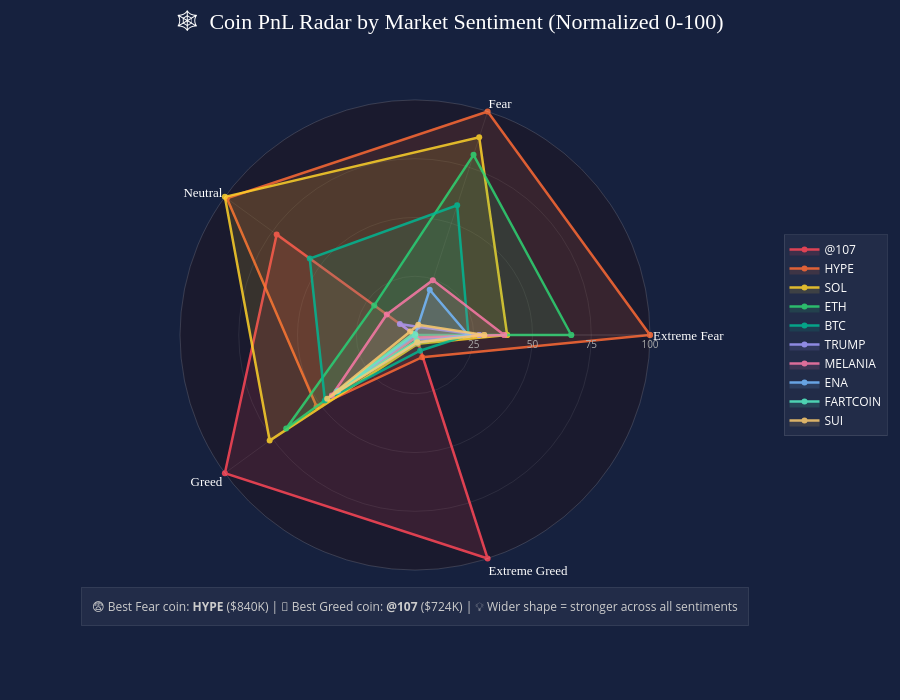

Notebook code for this chart:
### Code cell
# Radar/Spider chart showing each coin's PnL strength across all 5 sentiments


import plotly.graph_objects as go
import numpy as np

order = ['Extreme Fear', 'Fear', 'Neutral', 'Greed', 'Extreme Greed']

def normalize(series):
    min_val = series.min()
    max_val = series.max()
    if max_val == min_val:
        return series * 0
    return (series - min_val) / (max_val - min_val) * 100

top_coins_radar = top_coins.copy().reset_index(drop=True)
for col in order:
    top_coins_radar[col + '_norm'] = normalize(top_coins_radar[col])

# Define colors as proper rgba pairs — (line color, fill color)
color_pairs = [
    ('rgb(255,71,87)',    'rgba(255,71,87,0.15)'),
    ('rgb(255,107,53)',   'rgba(255,107,53,0.15)'),
    ('rgb(255,211,42)',   'rgba(255,211,42,0.15)'),
    ('rgb(46,213,115)',   'rgba(46,213,115,0.15)'),
    ('rgb(0,184,148)',    'rgba(0,184,148,0.15)'),
    ('rgb(162,155,254)',  'rgba(162,155,254,0.15)'),
    ('rgb(253,121,168)',  'rgba(253,121,168,0.15)'),
    ('rgb(116,185,255)',  'rgba(116,185,255,0.15)'),
    ('rgb(85,239,196)',   'rgba(85,239,196,0.15)'),
    ('rgb(253,203,110)',  'rgba(253,203,110,0.15)')
]

fig = go.Figure()

for i, row in top_coins_radar.iterrows():
    norm_vals = [row[col + '_norm'] for col in order]
    norm_vals_closed = norm_vals + [norm_vals[0]]
    categories_closed = order + [order[0]]

    raw_vals = [row[col] for col in order]
    raw_vals_closed = raw_vals + [raw_vals[0]]

    hover_texts = []
    for cat, raw in zip(categories_closed, raw_vals_closed):
        if abs(raw) >= 1e6:
            hover_texts.append(f'{cat}: ${raw/1e6:.2f}M')
        elif abs(raw) >= 1e3:
            hover_texts.append(f'{cat}: ${raw/1e3:.1f}K')
        else:
            hover_texts.append(f'{cat}: ${raw:.0f}')

    line_color, fill_color = color_pairs[i % len(color_pairs)]

    fig.add_trace(go.Scatterpolar(
        r=norm_vals_closed,
        theta=categories_closed,
        fill='toself',
        fillcolor=fill_color,
        line=dict(color=line_color, width=2.5),
        name=str(row['coin']),
        text=hover_texts,
        hovertemplate='<b>' + str(row['coin']) + '</b><br>%{text}<extra></extra>',
        opacity=0.85
    ))

# Dynamic insight
best_fear_coin = top_coins.loc[top_coins['Fear'].idxmax(), 'coin']
best_greed_coin = top_coins.loc[top_coins['Greed'].idxmax(), 'coin']
best_fear_val = top_coins['Fear'].max()
best_greed_val = top_coins['Greed'].max()

insight_text = (
    f'😨 Best Fear coin: <b>{best_fear_coin}</b> (${best_fear_val/1e3:.0f}K) | '
    f'🤑 Best Greed coin: <b>{best_greed_coin}</b> (${best_greed_val/1e3:.0f}K) | '
    f'💡 Wider shape = stronger across all sentiments'
)

fig.update_layout(
    polar=dict(
        bgcolor='#1a1a2e',
        radialaxis=dict(
            visible=True,
            range=[0, 100],
            tickfont=dict(color='#aaa', size=10),
            gridcolor='rgba(255,255,255,0.08)',
            linecolor='rgba(255,255,255,0.08)',
            tickvals=[25, 50, 75, 100],
            ticktext=['25', '50', '75', '100']
        ),
        angularaxis=dict(
            tickfont=dict(size=13, color='white', family='Arial Black'),
            gridcolor='rgba(255,255,255,0.08)',
            linecolor='rgba(255,255,255,0.15)'
        )
    ),
    title=dict(
        text='🕸️  Coin PnL Radar by Market Sentiment (Normalized 0-100)',
        font=dict(size=22, family='Arial Black', color='white'),
        x=0.5, xanchor='center', y=0.98
    ),
    paper_bgcolor='#16213e',
    height=700,
    margin=dict(t=100, b=130, l=80, r=80),
    legend=dict(
        font=dict(color='white', size=12),
        bgcolor='rgba(255,255,255,0.05)',
        bordercolor='rgba(255,255,255,0.1)',
        borderwidth=1,
        x=1.05, y=0.5
    ),
    hoverlabel=dict(
        bgcolor='#0f3460',
        font_size=13,
        font_color='white',
        bordercolor='rgba(255,255,255,0.2)'
    ),
    annotations=[
        dict(
            text=insight_text,
            xref='paper', yref='paper',
            x=0.5, y=-0.12,
            showarrow=False,
            font=dict(size=12, color='#ccc'),
            xanchor='center',
            bgcolor='rgba(255,255,255,0.05)',
            bordercolor='rgba(255,255,255,0.1)',
            borderwidth=1, borderpad=10
        )
    ]
)

fig.show()
fig.write_html('chart7_coin_radar.html')

### Figure 1 — Plotly figure (JSON) as saved in the notebook; plotly's stock layout.template omitted (floating-point values rounded to 4 significant figures)
{"data": [{"fill": "toself", "fillcolor": "rgba(255,71,87,0.15)", "hovertemplate": "<b>@107</b><br>%{text}<extra></extra>", "line": {"color": "rgb(255,71,87)", "width": 2.5}, "name": "@107", "opacity": 0.85, "r": [0.311, 0, 72.76, 100, 100, 0.311], "text": ["Extreme Fear: $-136.1K", "Fear: $-12.5K", "Neutral: $219.6K", "Greed: $724.3K", "Extreme Greed: $1.99M", "Extreme Fear: $-136.1K"], "theta": ["Extreme Fear", "Fear", "Neutral", "Greed", "Extreme Greed", "Extreme Fear"], "type": "scatterpolar"}, {"fill": "toself", "fillcolor": "rgba(255,107,53,0.15)", "hovertemplate": "<b>HYPE</b><br>%{text}<extra></extra>", "line": {"color": "rgb(255,107,53)", "width": 2.5}, "name": "HYPE", "opacity": 0.85, "r": [100, 100, 98.94, 51.78, 9.933, 100], "text": ["Extreme Fear: $482.1K", "Fear: $840.3K", "Neutral: $300.1K", "Greed: $166.3K", "Extreme Greed: $159.7K", "Extreme Fear: $482.1K"], "theta": ["Extreme Fear", "Fear", "Neutral", "Greed", "Extreme Greed", "Extreme Fear"], "type": "scatterpolar"}, {"fill": "toself", "fillcolor": "rgba(255,211,42,0.15)", "hovertemplate": "<b>SOL</b><br>%{text}<extra></extra>", "line": {"color": "rgb(255,211,42)", "width": 2.5}, "name": "SOL", "opacity": 0.85, "r": [39.22, 88.43, 100, 76.44, 3.926, 39.22], "text": ["Extreme Fear: $105.2K", "Fear: $741.6K", "Neutral: $303.4K", "Greed: $451.7K", "Extreme Greed: $37.7K", "Extreme Fear: $105.2K"], "theta": ["Extreme Fear", "Fear", "Neutral", "Greed", "Extreme Greed", "Extreme Fear"], "type": "scatterpolar"}, {"fill": "toself", "fillcolor": "rgba(46,213,115,0.15)", "hovertemplate": "<b>ETH</b><br>%{text}<extra></extra>", "line": {"color": "rgb(46,213,115)", "width": 2.5}, "name": "ETH", "opacity": 0.85, "r": [66.5, 80.62, 21.43, 67.74, 0, 66.5], "text": ["Extreme Fear: $274.3K", "Fear: $675.1K", "Neutral: $61.6K", "Greed: $351.0K", "Extreme Greed: $-42.0K", "Extreme Fear: $274.3K"], "theta": ["Extreme Fear", "Fear", "Neutral", "Greed", "Extreme Greed", "Extreme Fear"], "type": "scatterpolar"}, {"fill": "toself", "fillcolor": "rgba(0,184,148,0.15)", "hovertemplate": "<b>BTC</b><br>%{text}<extra></extra>", "line": {"color": "rgb(0,184,148)", "width": 2.5}, "name": "BTC", "opacity": 0.85, "r": [22.75, 58.06, 55.35, 47.39, 7.037, 22.75], "text": ["Extreme Fear: $3.1K", "Fear: $482.6K", "Neutral: $166.0K", "Greed: $115.5K", "Extreme Greed: $100.9K", "Extreme Fear: $3.1K"], "theta": ["Extreme Fear", "Fear", "Neutral", "Greed", "Extreme Greed", "Extreme Fear"], "type": "scatterpolar"}, {"fill": "toself", "fillcolor": "rgba(162,155,254,0.15)", "hovertemplate": "<b>TRUMP</b><br>%{text}<extra></extra>", "line": {"color": "rgb(162,155,254)", "width": 2.5}, "name": "TRUMP", "opacity": 0.85, "r": [27.36, 3.686, 7.958, 0, 1.942, 27.36], "text": ["Extreme Fear: $31.6K", "Fear: $18.9K", "Neutral: $20.1K", "Greed: $-432.9K", "Extreme Greed: $-2.6K", "Extreme Fear: $31.6K"], "theta": ["Extreme Fear", "Fear", "Neutral", "Greed", "Extreme Greed", "Extreme Fear"], "type": "scatterpolar"}, {"fill": "toself", "fillcolor": "rgba(253,121,168,0.15)", "hovertemplate": "<b>MELANIA</b><br>%{text}<extra></extra>", "line": {"color": "rgb(253,121,168)", "width": 2.5}, "name": "MELANIA", "opacity": 0.85, "r": [37.96, 24.55, 14.84, 43.76, 1.147, 37.96], "text": ["Extreme Fear: $97.4K", "Fear: $196.8K", "Neutral: $41.3K", "Greed: $73.6K", "Extreme Greed: $-18.7K", "Extreme Fear: $97.4K"], "theta": ["Extreme Fear", "Fear", "Neutral", "Greed", "Extreme Greed", "Extreme Fear"], "type": "scatterpolar"}, {"fill": "toself", "fillcolor": "rgba(116,185,255,0.15)", "hovertemplate": "<b>ENA</b><br>%{text}<extra></extra>", "line": {"color": "rgb(116,185,255)", "width": 2.5}, "name": "ENA", "opacity": 0.85, "r": [22.63, 20.27, 0, 40.34, 3.312, 22.63], "text": ["Extreme Fear: $2.3K", "Fear: $160.3K", "Neutral: $-4.4K", "Greed: $33.9K", "Extreme Greed: $25.2K", "Extreme Fear: $2.3K"], "theta": ["Extreme Fear", "Fear", "Neutral", "Greed", "Extreme Greed", "Extreme Fear"], "type": "scatterpolar"}, {"fill": "toself", "fillcolor": "rgba(85,239,196,0.15)", "hovertemplate": "<b>FARTCOIN</b><br>%{text}<extra></extra>", "line": {"color": "rgb(85,239,196)", "width": 2.5}, "name": "FARTCOIN", "opacity": 0.85, "r": [0, 0.1997, 0.8924, 40.98, 2.482, 0], "text": ["Extreme Fear: $-138.0K", "Fear: $-10.8K", "Neutral: $-1.6K", "Greed: $41.4K", "Extreme Greed: $8.4K", "Extreme Fear: $-138.0K"], "theta": ["Extreme Fear", "Fear", "Neutral", "Greed", "Extreme Greed", "Extreme Fear"], "type": "scatterpolar"}, {"fill": "toself", "fillcolor": "rgba(253,203,110,0.15)", "hovertemplate": "<b>SUI</b><br>%{text}<extra></extra>", "line": {"color": "rgb(253,203,110)", "width": 2.5}, "name": "SUI", "opacity": 0.85, "r": [29.48, 4.531, 2.543, 46.19, 3.214, 29.48], "text": ["Extreme Fear: $44.8K", "Fear: $26.1K", "Neutral: $3.5K", "Greed: $101.6K", "Extreme Greed: $23.3K", "Extreme Fear: $44.8K"], "theta": ["Extreme Fear", "Fear", "Neutral", "Greed", "Extreme Greed", "Extreme Fear"], "type": "scatterpolar"}], "layout": {"annotations": [{"bgcolor": "rgba(255,255,255,0.05)", "bordercolor": "rgba(255,255,255,0.1)", "borderpad": 10, "borderwidth": 1, "font": {"color": "#ccc", "size": 12}, "showarrow": false, "text": "😨 Best Fear coin: <b>HYPE</b> ($840K) | 🤑 Best Greed coin: <b>@107</b> ($724K) | 💡 Wider shape = stronger across all sentiments", "x": 0.5, "xanchor": "center", "xref": "paper", "y": -0.12, "yref": "paper"}], "height": 700, "hoverlabel": {"bgcolor": "#0f3460", "bordercolor": "rgba(255,255,255,0.2)", "font": {"color": "white", "size": 13}}, "legend": {"bgcolor": "rgba(255,255,255,0.05)", "bordercolor": "rgba(255,255,255,0.1)", "borderwidth": 1, "font": {"color": "white", "size": 12}, "x": 1.05, "y": 0.5}, "margin": {"b": 130, "l": 80, "r": 80, "t": 100}, "paper_bgcolor": "#16213e", "polar": {"angularaxis": {"gridcolor": "rgba(255,255,255,0.08)", "linecolor": "rgba(255,255,255,0.15)", "tickfont": {"color": "white", "family": "Arial Black", "size": 13}}, "bgcolor": "#1a1a2e", "radialaxis": {"gridcolor": "rgba(255,255,255,0.08)", "linecolor": "rgba(255,255,255,0.08)", "range": [0, 100], "tickfont": {"color": "#aaa", "size": 10}, "ticktext": ["25", "50", "75", "100"], "tickvals": [25, 50, 75, 100], "visible": true}}, "title": {"font": {"color": "white", "family": "Arial Black", "size": 22}, "text": "🕸️  Coin PnL Radar by Market Sentiment (Normalized 0-100)", "x": 0.5, "xanchor": "center", "y": 0.98}}}
